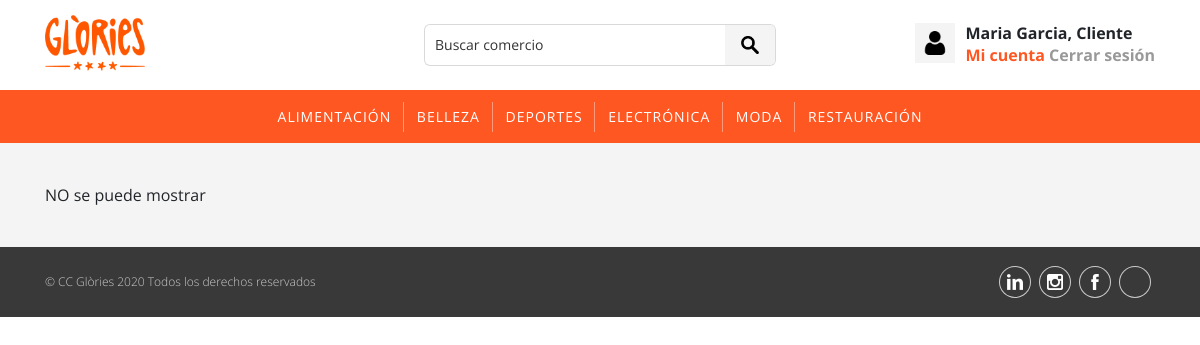
The page /Vistas/categoria.php (signed in) on the database its author committed.
### tables this page shows
CREATE TABLE IF NOT EXISTS `categorias` (
  `id_categoria` int(11) NOT NULL AUTO_INCREMENT,
  `nombre` varchar(25) NOT NULL,
  `icono` text NOT NULL,
  PRIMARY KEY (`id_categoria`)
);

### Controladores/CategoriasController.php (called while the page is built, shortened)
<?php
if (file_exists("../Modelos/Categoria.php")){
    require_once "../Modelos/Categoria.php";
}else{
    require_once "../../Modelos/Categoria.php";
}
class CategoriasController extends Categoria{
    public function MenuCategorias(){
        $Llistat = $this->retornaCategoriasTodos();
        require "../Vistas/Categoria/menuCategoria.php";
    }
}
?>

### Modelos/ConexionBD.php (called while the page is built)
<?php
    class ConexionBD {
        private $conexionBD;
        public function __construct() {
            try{
                $this->conexionBD = new PDO('mysql:host=localhost; dbname=cc_glories', 'root', '');
                $this->conexionBD->setAttribute(PDO::ATTR_ERRMODE, PDO::ERRMODE_EXCEPTION);
                $this->conexionBD->exec("SET CHARACTER SET utf8");
                return $this->conexionBD;
            }catch(Exception $exepcio) {
                echo "<<<< ATENCIÓN >>>>  - ERROR: No se ha podido conectar con la Base de datos porque:<br><br>";
            }
        }
        public function getConexionBD()
        {
                return $this->conexionBD;
        }
    }
?>

### Modelos/Categoria.php (called while the page is built, shortened)
<?php
    require "ConexionBD.php";
class Categoria{
    protected function retornaCategoriasTodos(){
        try{
            $conecta = new ConexionBD();
            $conecta->getConexionBD()->beginTransaction();
            $sentenciaSQL = "SELECT * FROM categorias";
            $intencio = $conecta->getConexionBD()->prepare($sentenciaSQL);
            $intencio->execute();
            return $resultat = $intencio->fetchAll(PDO::FETCH_OBJ);
        }catch(Exception $excepcio){
            $conecta->getConexionBD()->rollback();
            return null;
        }
    }
}
?>

### Vistas/Categoria/menuCategoria.php (the view, shortened to what this page needs)
<nav class="navbar navbar-expand-lg navbar-light">
    <div class="container">
        <div class="collapse navbar-collapse" id="navbarSupportedContent">
            <ul class="navbar-nav mr-auto ml-auto">
         <?php
        foreach($Llistat as $objecte){
            ?>
        <li class="nav-item">
            <a class="nav-link" href="categoria.php?id=<?php echo $objecte->id_categoria ?>"><?php echo $objecte->nombre ?></a>
        </li>
        <?php
            }?>
            </ul>
        </div>
    </div>
</nav>

### Vistas/Theme/css/style.css (style rules this page uses)
body { font-family: 'Open Sans', sans-serif; }
nav { background-color: #FF5722; }
.navbar-light .navbar-nav .nav-link { color: #ffffff; }

### rows shown on the page
categorias: nombre "ALIMENTACIÓN"
categorias: nombre "BELLEZA"
categorias: nombre "DEPORTES"
categorias: nombre "ELECTRÓNICA"
categorias: nombre "MODA"
categorias: nombre "RESTAURACIÓN"

### other values the page prints
$_SESSION["nombre"] "Maria"
$_SESSION["apellidos"] "Garcia"
$_SESSION["rol"] "Cliente"
